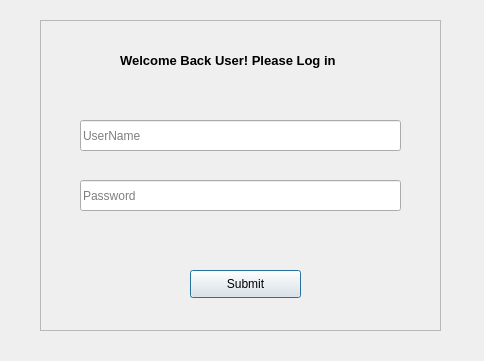
<?xml version="1.0" encoding="UTF-8"?>
<ui version="4.0">
 <class>dialogLogin</class>
 <widget class="QDialog" name="dialogLogin">
  <property name="geometry">
   <rect>
    <x>0</x>
    <y>0</y>
    <width>484</width>
    <height>361</height>
   </rect>
  </property>
  <property name="windowTitle">
   <string>Document Scan</string>
  </property>
  <property name="styleSheet">
   <string notr="true">*{
 background-image: url(&quot;C:/Users/Thakshila/Desktop/FYP 2025/Exam/New folder/bg 2.PNG&quot;);
 /*background-color:#ADD8E6;*/
}
#QLineEdit, #QLabel, #QPushButton {
font-color: white;
}
 </string>
  </property>
  <widget class="QFrame" name="frame">
   <property name="geometry">
    <rect>
     <x>40</x>
     <y>20</y>
     <width>401</width>
     <height>311</height>
    </rect>
   </property>
   <property name="frameShape">
    <enum>QFrame::StyledPanel</enum>
   </property>
   <property name="frameShadow">
    <enum>QFrame::Raised</enum>
   </property>
   <widget class="QLabel" name="status">
    <property name="geometry">
     <rect>
      <x>80</x>
      <y>30</y>
      <width>387</width>
      <height>21</height>
     </rect>
    </property>
    <property name="sizePolicy">
     <sizepolicy hsizetype="Preferred" vsizetype="Maximum">
      <horstretch>0</horstretch>
      <verstretch>0</verstretch>
     </sizepolicy>
    </property>
    <property name="font">
     <font>
      <pointsize>10</pointsize>
      <weight>75</weight>
      <italic>false</italic>
      <bold>true</bold>
     </font>
    </property>
    <property name="text">
     <string>Welcome Back User! Please Log in</string>
    </property>
    <property name="indent">
     <number>-1</number>
    </property>
   </widget>
   <widget class="QLineEdit" name="userName">
    <property name="geometry">
     <rect>
      <x>40</x>
      <y>100</y>
      <width>321</width>
      <height>31</height>
     </rect>
    </property>
    <property name="font">
     <font>
      <pointsize>9</pointsize>
     </font>
    </property>
    <property name="placeholderText">
     <string>UserName</string>
    </property>
   </widget>
   <widget class="QLineEdit" name="Password">
    <property name="geometry">
     <rect>
      <x>40</x>
      <y>160</y>
      <width>321</width>
      <height>31</height>
     </rect>
    </property>
    <property name="font">
     <font>
      <pointsize>9</pointsize>
     </font>
    </property>
    <property name="placeholderText">
     <string>Password</string>
    </property>
   </widget>
   <widget class="QPushButton" name="submit">
    <property name="geometry">
     <rect>
      <x>150</x>
      <y>250</y>
      <width>111</width>
      <height>28</height>
     </rect>
    </property>
    <property name="font">
     <font>
      <pointsize>9</pointsize>
     </font>
    </property>
    <property name="text">
     <string>Submit</string>
    </property>
   </widget>
  </widget>
 </widget>
 <resources/>
 <connections/>
</ui>
